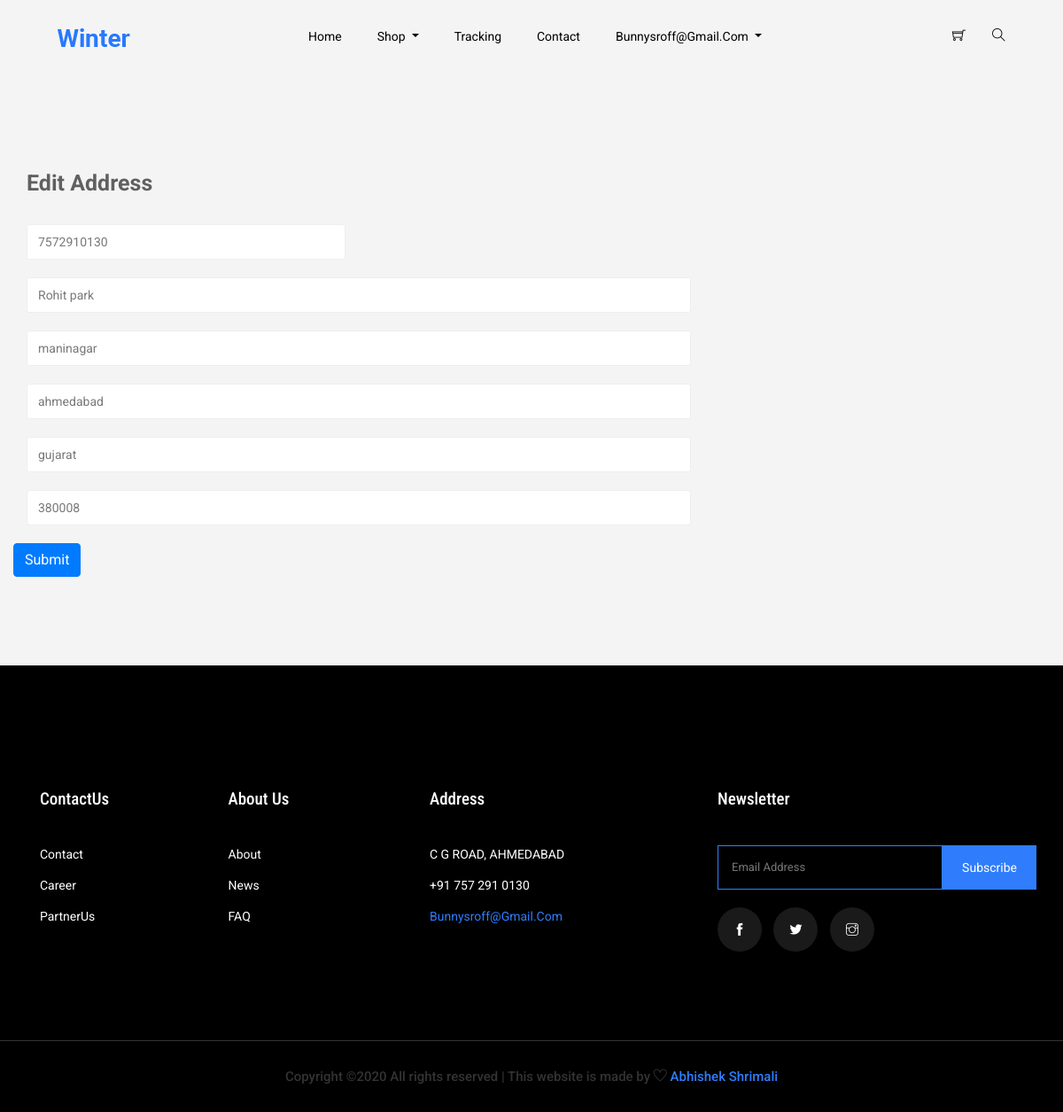
Page /edit_address/73 (signed in) on the committed database.
### winter/models.py (models this page shows)
class Register(models.Model):
    first_name = models.CharField(max_length=50)
    last_name = models.CharField(max_length=50)
    email = models.EmailField(unique=True)
    password = models.CharField(max_length=50)
    class Meta:
        db_table = 'register'

class Address(models.Model):
    register = models.ForeignKey(Register,on_delete=models.CASCADE)
    contact = models.IntegerField()
    address1 = models.TextField()
    address2 = models.TextField()
    city = models.CharField(max_length=100)
    state = models.CharField(max_length=100)
    zipcode = models.IntegerField()

### winter/views.py (the view)
# urls.py: path('edit_address/<int:id>',views.edit_address),
def edit_address(request,id):
    if request.session.has_key('username'):
        user = Register.objects.filter(email=request.session['username'])
        checkout = Address.objects.filter(register_id=user[0].id,id=id)
        context ={'checkout':checkout}
        return render(request,'edit_address.html',context)
    else:
        return redirect('/login')

### templates/edit_address.html (shortened to what this page needs)
{% extends 'base.html' %}
{% load static %}
{% block body%}
<section class="checkout_area section_padding">
    <div class="container">
      <div class="billing_details">
        <div class="row">
          <div class="col-lg-8">
          <p style="font-size: 25px;"><strong>Edit Address</strong></p><br>
          {% for d in checkout %}
        <form class="row contact_form" action="/update_address/{{d.id}}" method="POST"  >
              <div class="col-md-6 form-group p_star">
                <input type="text" class="form-control" id="number" name="number" value="{{d.contact}}" required/>
              </div>
              <div class="col-md-12 form-group p_star">
                <input type="text" class="form-control" id="add1" name="add1" value="{{d.address1}}" required/>
              </div>
              <div class="col-md-12 form-group p_star">
                <input type="text" class="form-control" id="add2" name="add2" value="{{d.address2}}"required/>
              </div>
              <div class="col-md-12 form-group p_star">
                <input type="text" class="form-control" id="city" name="city" value="{{d.city}}" required/>
              </div>
              <div class="col-md-12 form-group p_star">
                <input type="text" class="form-control" id="state" name="state" value="{{d.state}}" required/>
              </div>
              <div class="col-md-12 form-group">
                <input type="text" class="form-control" id="zip" name="zip" value="{{d.zipcode}}" required/>
              </div>
                <div> <input type="submit" value="Submit" class = "btn btn-primary"></div>
            {% endfor %}
            </form>
          </div>
        </div>
    </div>
</section>
{% endblock %}

### templates/base.html (shortened to what this page needs)
{% load static %}
<!doctype html>
<html lang="zxx">
<head>
    <link rel="stylesheet" href="{% static 'css/bootstrap.min.css' %}">
    <link rel="stylesheet" href="{% static 'css/animate.css' %}">
    <link rel="stylesheet" href="{% static 'css/owl.carousel.min.css' %}">
    <link rel="stylesheet" href="{% static 'css/all.css' %}">
    <link rel="stylesheet" href="{% static 'css/flaticon.css' %}">
    <link rel="stylesheet" href="{% static 'css/themify-icons.css' %}">
    <link rel="stylesheet" href="{% static 'css/magnific-popup.css' %}">
    <link rel="stylesheet" href="{% static 'css/slick.css' %}">
    <link rel="stylesheet" href="{% static 'css/style.css' %}">
</head>
<body>
    <header class="main_menu home_menu">
        <div class="container-fluid">
            <div class="row align-items-center justify-content-center">
                <div class="col-lg-11">
                    <nav class="navbar navbar-expand-lg navbar-light">
                        <a class="navbar-brand" href="/"> <img src="{% static 'img/logo.png' %}" alt="logo"> </a>
                        <div class="collapse navbar-collapse main-menu-item" id="navbarSupportedContent">
                            <ul class="navbar-nav">
                                <li class="nav-item">
                                    <a class="nav-link" href="/">Home</a>
                                </li>
                                <li class="nav-item dropdown">
                                    <a class="nav-link dropdown-toggle" href="#" id="navbarDropdown_1"
                                        role="button" data-toggle="dropdown" aria-haspopup="true" aria-expanded="false">
                                        Shop
                                    </a>
                                </li>
                                <li class="nav-item">
                                    <a class="nav-link" href="/tracking">Tracking</a>
                                </li>
                                <li class="nav-item">
                                    <a class="nav-link" href="/contact">Contact</a>
                                </li>
                                {% if request.session.username %}
                                <li class="nav-item dropdown">
                                    <a class="nav-link dropdown-toggle" href="#" id="navbarDropdown_1"
                                        role="button" data-toggle="dropdown" aria-haspopup="true" aria-expanded="false">
                                        {{request.session.username}}
                                    </a>
                                </li>
                                {% endif %}
                            </ul>
                        </div>
                        <div class="hearer_icon d-flex">
                            <a  href="/cart"><i class="ti-shopping-cart"></i></a>
                            <a id="search_1" href="javascript:void(0)"><i class="ti-search"></i></a>
                        </div>
                    </nav>
                </div>
            </div>
        </div>
    </header>
{% block body %}
    {% endblock %}
<footer class="footer_part">
    <div class="container">
        <div class="row justify-content-between">
            <div class="col-sm-6 col-lg-2">
                <div class="col-sm-6 col-lg-1">
                    <div class="single_footer_part">
                        <h4>ContactUs</h4>
                        <ul class="list-unstyled">
                            <li><a href="/contact">Contact</a></li>
                            <li><a href="#">Career</a></li>
                            <li><a href="#">PartnerUs</a></li>
                        </ul>
                    </div>
                </div>
                </div>
                <div class="col-sm-6 col-lg-2">
                    <div class="single_footer_part">
                        <h4>About Us</h4>
                        <ul class="list-unstyled">
                            <li><a href="">About</a></li>
                            <li><a href="">News</a></li>
                            <li><a href="/faq">FAQ</a></li>
                        </ul>
                    </div>
                </div>
                <div class="col-sm-6 col-lg-3">
                    <div class="single_footer_part">
                        <h4>Address</h4>
                        <ul class="list-unstyled">
                            <li><a href="#">C G ROAD, AHMEDABAD</a></li>
                            <li><a href="#">+91 757 291 0130</a></li>
                            <li><span>bunnysroff@gmail.com</span></li>
                        </ul>
                    </div>
                </div>
                <div class="col-sm-6 col-lg-4">
                    <div class="single_footer_part">
                        <h4>Newsletter</h4>
                        <div id="mc_embed_signup">
                            <form target="_blank"
                                action="https://spondonit.us12.list-manage.com/subscribe/post?u=1462626880ade1ac87bd9c93a&amp;id=92a4423d01"
                                method="get" class="subscribe_form relative mail_part">
                                <input type="email" name="email" id="newsletter-form-email" placeholder="Email Address"
                                    class="placeholder hide-on-focus" onfocus="this.placeholder = ''"
                                    onblur="this.placeholder = ' Email Address '">
                                <button type="submit" name="submit" id="newsletter-submit"
                                    class="email_icon newsletter-submit button-contactForm">subscribe</button>
                            </form>
                        </div>
                        <div class="social_icon">
                            <a href="#"><i class="ti-facebook"></i></a>
                            <a href="#"><i class="ti-twitter-alt"></i></a>
                            <a href="#"><i class="ti-instagram"></i></a>
                        </div>
                    </div>
                </div>
            </div>
        </div>
        <div class="row justify-content-center">
            <div class="col-lg-12">
                <div class="copyright_text">
                    <P>
Copyright &copy;<script>document.write(new Date().getFullYear());</script> All rights reserved | This website is made by <i class="ti-heart" aria-hidden="true"></i> <a href="#" target="_blank"> Abhishek Shrimali</a>
</P>
                </div>
            </div>
        </div>
</footer>
</body>
</html>

### rows in the picture
Register: session.username "Bunnysroff@gmail.com"
Address: number "7572910130", add1 "Rohit park", add2 "maninagar", city "ahmedabad", state "gujarat", zip "380008"
